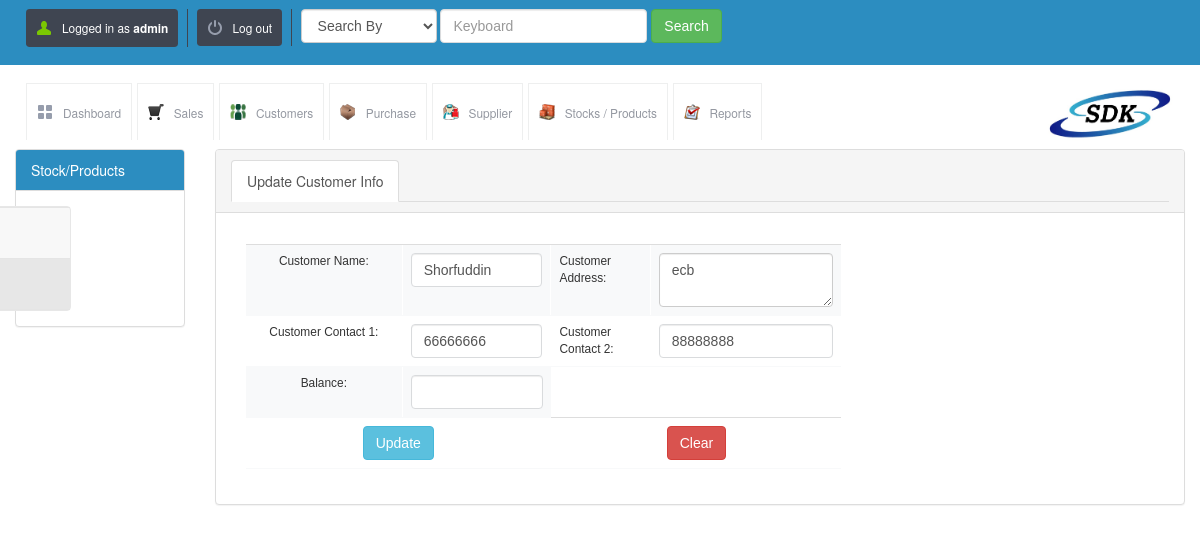
The app's page /update_customer_details.php?sid=8&table=customer_details&return=view_customers.php (signed in) with its own data.
### tables this page shows
CREATE TABLE `customer_details` (
  `id` int(10) UNSIGNED NOT NULL,
  `customer_name` varchar(200) NOT NULL,
  `customer_address` varchar(500) NOT NULL,
  `customer_contact1` varchar(100) NOT NULL,
  `customer_contact2` varchar(100) DEFAULT NULL,
  `created_at` timestamp NOT NULL DEFAULT CURRENT_TIMESTAMP
);

### config.php (called while the page is built)
<?php $config["database"] = "SDK"; $config["host"]= "localhost";$config["username"]= "root"; $config["password"]= "";?>

### lib/db.class.php (called while the page is built, shortened)
<?php
  class DB
  {
    function DB($base, $server, $user, $pass)
    {
      $this->connection = FALSE;
      $this->connection = mysqli_connect($server, $user, $pass, $base);
    }
    function queryUniqueObject($query, $debug = -1)
    {
      $query = "$query LIMIT 1";
      $result = mysqli_query($this->connection,$query) or $this->debugAndDie($query);
      return mysqli_fetch_object($result);
    }
    function getMicroTime()
    {
      list($msec, $sec) = explode(' ', microtime());
      return floor($sec / 1000) + $msec;
    }
  }
?>

### init.php (called while the page is built, shortened)
<?php
include("lib/db.class.php");
$db = new DB($config['database'], $config['host'], $config['username'], $config['password']);
?>

### update_customer_details.php (the view, shortened to what this page needs)
<?php include("master_head.php"); ?>
<?php
if (isset($_GET['sid']))
    $id = $_GET['sid'];
$line = $db->queryUniqueObject("SELECT * FROM customer_details WHERE id = $id");
?>
<div class="container-fluid">
    <div class="row">
        <div class="col-md-2">
            <div class="panel panel-default">
                <div class="panel-heading epanel">Stock/Products</div>
                <div class="panel-body">
                    <nav class="navbar navbar-default sidebar" role="navigation">
                        <div class="collapse navbar-collapse" id="bs-sidebar-navbar-collapse-1">
                            <ul class="nav navbar-nav">
                                <li><a href="add_customer.php">Add Customer</a></li>
                                <li class="active"><a href="view_customers.php">View Customers</a></li>
                            </ul>
                        </div>
                    </nav>
                </div>
            </div>
        </div>
        <div class="col-md-10">
            <div class="panel panel-default">
                <div class="panel-heading">
                    <ul class="nav nav-tabs" role="tablist">
                        <li class="active">
                            <a href="#update_customer_details" role="tab" data-toggle="tab">Update Customer Info</a>
                        </li>
                    </ul>
                </div>
                <div class="panel-body">
                    <div class="tab-content">
                        <div class="tab-pane active" id="update_customer_details">
                            <form action="" method="post">
                                <div class="col-md-8"><br>
                                    <table class="table">
                                        <tr>
                                            <td class="col-md-2">
                                                Customer Name:
                                            </td>
                                            <td class="col-md-3">
                                                <input type="text"  class="form-control" name="customer_name" id="customer_name" placeholder="" value="<?php echo $line->customer_name ?>">
                                            </td>
                                            <td class="col-md-2">
                                                Customer Address:
                                            </td>
                                            <td class="col-md-3">
                                                <textarea class="form-control" name="customer_address" id="customer_address"><?php echo $line->customer_address ?></textarea>
                                            </td>
                                        </tr>
                                        <tr>
                                            <td class="col-md-2">
                                                Customer Contact 1:
                                            </td>
                                            <td class="col-md-3">
                                                <input type="text"  class="form-control" name="customer_contact1" id="customer_contact1" value="<?php echo $line->customer_contact1	 ?>">
                                            </td>
                                            <td class="col-md-2">
                                                Customer Contact 2:
                                            </td>
                                            <td class="col-md-3">
                                                <input type="text" class="form-control" name="customer_contact2" id="customer_contact2" value="<?php echo $line->customer_contact2 ?>">
                                            </td>
                                        </tr>
                                        <tr>
                                            <td class="col-md-2">
                                                Balance:
                                            </td>
                                            <td class="col-md-3">
                                                <input type="text"  class="form-control" name="balance" id="balance" value="<?php echo $line->balance ?>">
                                            </td>
                                        </tr>
                                        <tr>
                                            <td colspan="2">
                                                <button type="submit" name="update" class="btn btn-info">Update</button>
                                            </td>
                                            <td colspan="2">
                                                <button type="clear" name="clear" class="btn btn-danger">Clear</button>
                                            </td>
                                        </tr>
                                    </table>
                                </div>
                            </form>
                        </div>
                    </div>
                </div>
            </div>
        </div>
    </div>
</div>
<?php include("master_foot.php"); ?>

### css/style.css (style rules this page uses)
*, html, body, div, dl, dt, dd, ul, ol, li, h1, h2, h3, h4, h5, h6, pre, form, label, fieldset, input, p, blockquote, th, td { margin: 0; padding: 0; }
table { border-collapse: collapse; border-spacing: 0; }
a { text-decoration: none; }
body { font-size: 1em; }
body, form { font-family: "Droid Sans", Helvetica, Arial, sans-serif; line-height: 1.125em; }
p, .button, form input, ul#nav li ul, ul#tabs, div.side-menu ul li a, table, .information-box, .confirmation-box, .error-box, .error-message, .warning-box, ol, .regular-ul, .custom-ul, blockquote, cite { font-size: 0.85em; }
a { color: #2069b4; }
form input[type="text"], input[type="password"], textarea { border: 1px solid #d9dbdd; outline: none; }
table { width: 100%; margin-bottom: 1.25em; }
table tbody td { padding: 0.833em 0 0.833em 1.25em; border-left: 1px solid white; border-bottom: 1px solid #f8f9fa; }
table tbody tr:nth-child(odd) { background-color: #f8f9fa; }
table td:first-child, table th:first-child { width: 4em ; text-align: center; padding: 0; border: none; border-bottom: 1px solid #f8f9fa; }
table td:last-child, table th:last-child { width: 7em; text-align: center; padding: 0; }

### css/estyle.css (style rules this page uses)
body,html { height: 100%; }
nav.sidebar, .main { -webkit-transition: margin 200ms ease-out; -moz-transition: margin 200ms ease-out; -o-transition: margin 200ms ease-out; transition: margin 200ms ease-out; }
@media (min-width: 765px) { nav.sidebar a { padding-right: 13px; } }
@media (min-width: 765px) { nav.sidebar .navbar-nav > li:first-child { border-top: 1px #e5e5e5 solid; } }
@media (min-width: 765px) { nav.sidebar .navbar-nav > li { border-bottom: 1px #e5e5e5 solid; } }
@media (min-width: 765px) { nav.sidebar .navbar-collapse, nav.sidebar .container-fluid { padding: 0 0px 0 0px; } }
@media (min-width: 765px) { nav.sidebar { width: 200px; height: 100%; margin-left: -160px; float: left; margin-bottom: 0px; } }
@media (min-width: 765px) { nav.sidebar li { width: 100%; } }
div.panel-heading.epanel { background-color: #2C8DC0; color: white; }

### records on screen
customer_details: customer_name "Shorfuddin", customer_address "ecb", customer_contact1 "66666666", customer_contact2 "88888888"

### other values on screen
$POSNIC['username'] "admin"
